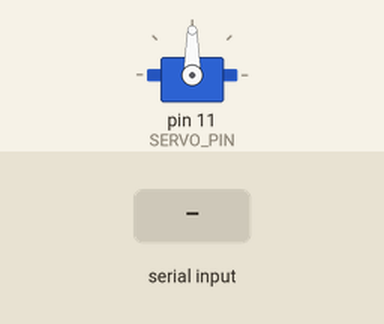
This sketch was run on a simulated Arduino Uno, built with avr-gcc and run on an emulated ATmega328P. Parts: servo. Inputs (shaded band) come from the test bench. What the sketch prints to the serial monitor is not drawn.

Above: at 3.4 s.
3.5 s: "90,45\n" received over Serial
At 4.6 s:
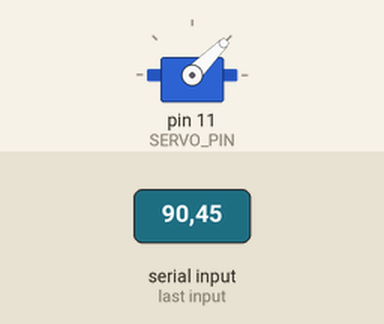
5.3 s: "30,150\n" received over Serial
At 5.9 s:
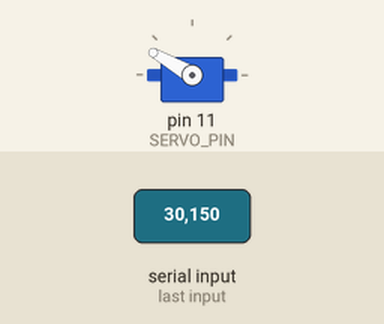
7.1 s: "5\n" received over Serial
At 8.2 s:
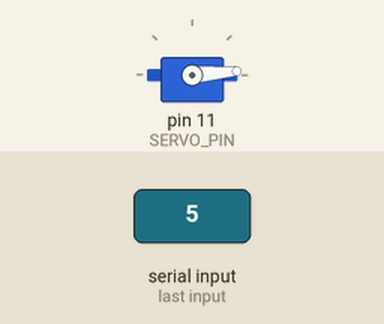
8.6 s: "200\n" received over Serial
At 9.4 s:
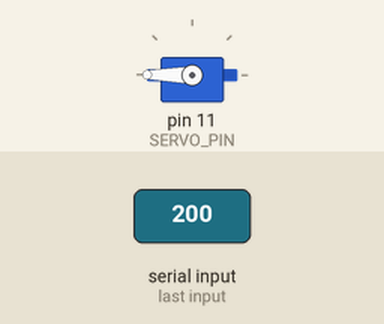
10.1 s: "90\n" received over Serial
At 10.5 s:
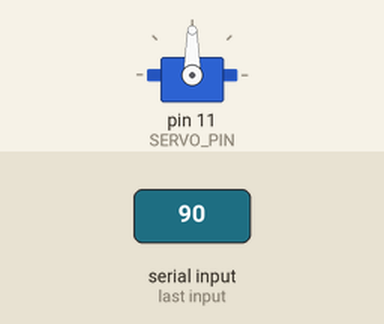
Timing chart, 0 to 12.6 s (numbered marks = the images above; inputs shaded):
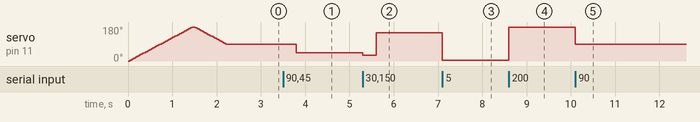

The sketch:

servo_test.ino
```cpp
// servo_test.ino — find the pen-up and pen-down positions of the SG90 on D11.
//
// D11 is the pin GRBL 1.1 uses for spindle PWM; on the CNC Shield V3 it is the header
// labelled "Z+ / Z- endstop". Connect: servo signal (orange) → D11 (Z+ signal pin),
// servo + (red) → 5 V, servo − (brown) → GND.
//
// Upload, open the Serial Monitor at 115200 baud ("Newline"), and type an angle 0–180 + Enter.
// The sketch moves the servo and prints the pulse width plus the matching GRBL "S" value
// for the patched firmware described in firmware/GRBL_SETUP.md (61 Hz, OCR2A = 8…38 for
// S = $31…$30 = 0…255). Put those S values into config/machine.yaml:
//     pen.up_cmd:   "M3 S<up>"
//     pen.down_cmd: "M3 S<down>"
// …and confirm them on GRBL with `plotter pen up` / `plotter pen down`.
//
// Afterwards re-flash GRBL (this sketch replaces it).

#include <Servo.h>

const int SERVO_PIN = 11;
const float TICK_US = 64.0;     // Timer2, 16 MHz / 1024 prescaler
const float OCR_MIN = 8.0;      // SPINDLE_PWM_MIN_VALUE in the patched GRBL
const float OCR_MAX = 38.0;     // SPINDLE_PWM_MAX_VALUE in the patched GRBL
const float S_MAX = 255.0;      // GRBL $30

Servo pen;

void report(int angle) {
  int us = pen.readMicroseconds();
  float s = (us / TICK_US - OCR_MIN) * S_MAX / (OCR_MAX - OCR_MIN);
  Serial.print(F("angle "));
  Serial.print(angle);
  Serial.print(F("  pulse "));
  Serial.print(us);
  Serial.print(F(" us  ->  GRBL M3 S"));
  Serial.println((int)(s + 0.5));
}

void setup() {
  Serial.begin(115200);
  pen.attach(SERVO_PIN);
  Serial.println(F("servo_test: sweeping once…"));
  for (int a = 0; a <= 180; a += 5) { pen.write(a); delay(40); }
  for (int a = 180; a >= 90; a -= 5) { pen.write(a); delay(40); }
  Serial.println(F("Type an angle 0-180 and press Enter. Find: pen just clear of the paper"));
  Serial.println(F("(UP, add ~2 mm) and pen lightly touching (DOWN, no bending)."));
  report(90);
}

void loop() {
  if (Serial.available()) {
    long a = Serial.parseInt();
    while (Serial.available()) Serial.read();  // drop the line ending
    a = constrain(a, 0, 180);
    pen.write((int)a);
    delay(300);
    report((int)a);
  }
}
```

Measured:
- after the input at 3.5 s, servo on pin 11 (SERVO_PIN): 90° → 45° after 0.30 s
- after the input at 5.3 s, servo on pin 11 (SERVO_PIN): 45° → 30° at once, → 150° 0.30 s later
- after the input at 7.1 s, servo on pin 11 (SERVO_PIN): 150° → 5° at once
- after the input at 8.6 s, servo on pin 11 (SERVO_PIN): 5° → 180° at once
- after the input at 10.1 s, servo on pin 11 (SERVO_PIN): 180° → 90° at once
